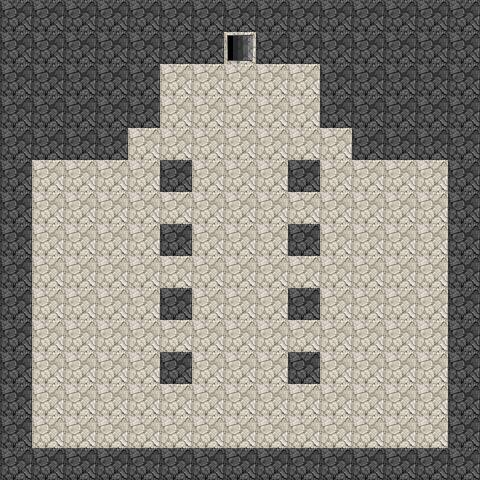

A 2D game scene composited from a Tiled map and its tileset images. What follows is a short description and the map's XML, with each tile layer's data collapsed to a summary:
An orthogonal 15x15 tile map with 32x32 px tiles, 1 tile layer (Tile Layer 1).

<map version="1.0" orientation="orthogonal" width="15" height="15" tilewidth="32" tileheight="32">
 <tileset firstgid="1" name="tiles" tilewidth="32" tileheight="32">
  <image source="tiles.png" width="96" height="32" />
 </tileset>
 <layer name="Tile Layer 1" width="15" height="15">
  <data>[225 cells, 225 non-empty, 3 distinct tile ids]</data>
 </layer>
</map>